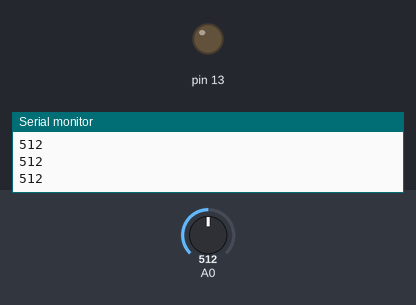
This sketch was run on a simulated Arduino Uno, built with avr-gcc and run on an emulated ATmega328P. On the bench: output pins drawn as LEDs (lit = HIGH), the last lines printed to the serial monitor. Inputs (shaded band) come from the test bench; at power-on: A0 = 512.

Above: at 1.2 s.
1.3 s: A0 set to 789
2.8 s: A0 set to 809
At 3.8 s:
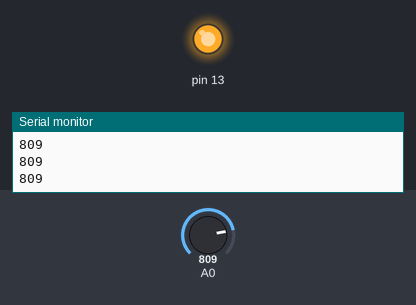
4.3 s: A0 set to 790
At 4.9 s:
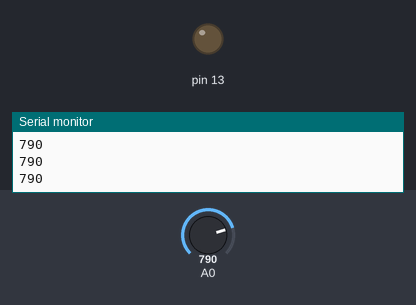
5.8 s: A0 set to 810
At 6.1 s:
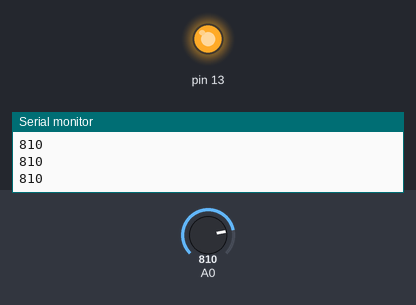
Timing chart, 0 to 8.3 s (numbered marks = the images above; inputs shaded):
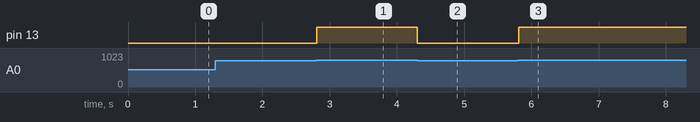

The sketch:

automatic_night_lamp1.ino
```cpp
void setup()
{
 Serial.begin(9600);
 pinMode(13,OUTPUT) ;
}

void loop()
{
  int c = analogRead(A0) ;
  Serial.println(c) ;
  if(c<800)
  {
    digitalWrite(13,LOW) ;
  }
  else
  {
    digitalWrite(13,HIGH) ;
  }
}
```

Measured:
- the behaviour switches between 799 and 800 on A0 (found by bisection; images 0 and 1)
- after the input at 2.8 s, pin 13: LOW → HIGH at once
- after the input at 4.3 s, pin 13: HIGH → LOW at once
- after the input at 5.8 s, pin 13: LOW → HIGH at once
